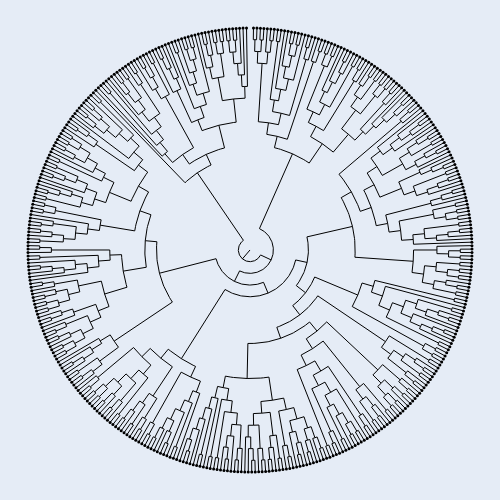

Notebook code cell kept with this figure:
### Code cell
# plot tree
cas.pl.plot_plotly(ground_truth_tree)
